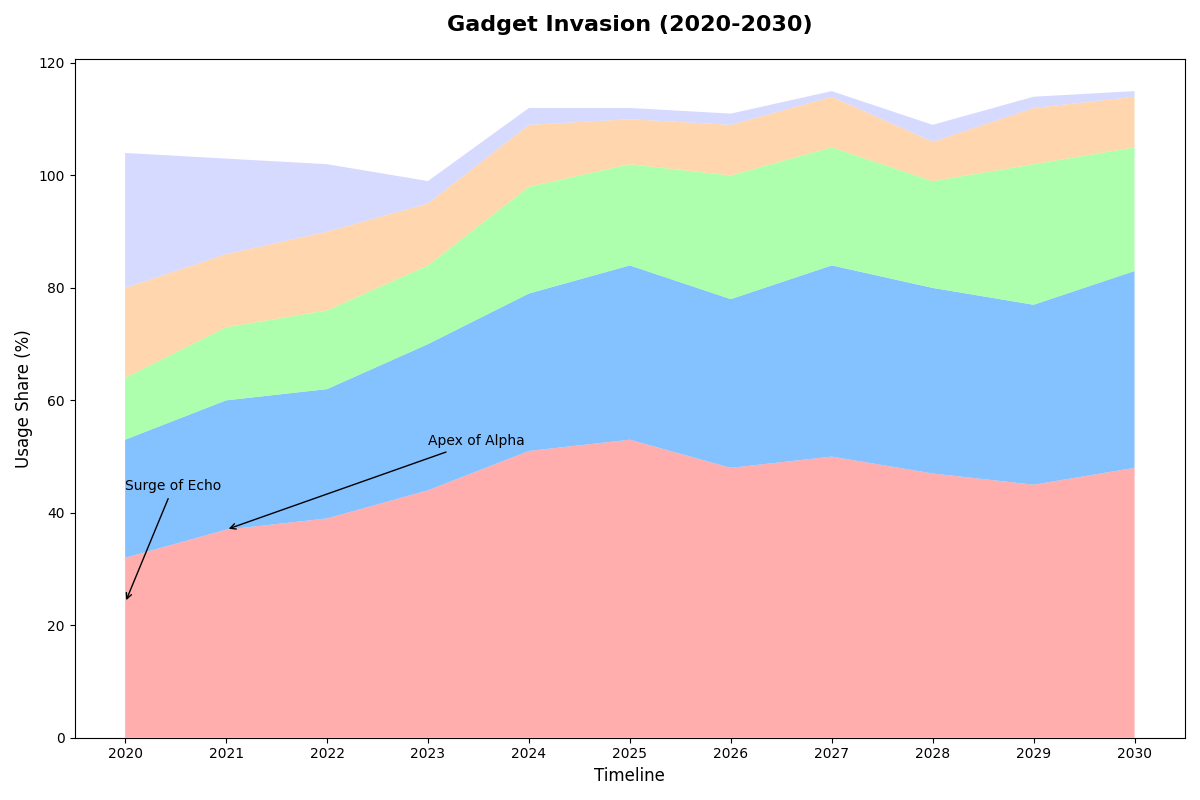

This chart was generated by the following Python code:
import numpy as np
import matplotlib.pyplot as plt

years = np.arange(2020, 2031)
brand_a = np.array([32, 37, 39, 44, 51, 53, 48, 50, 47, 45, 48])  # Manually altered values
brand_b = np.array([21, 23, 23, 26, 28, 31, 30, 34, 33, 32, 35])  # Manually altered values
brand_c = np.array([11, 13, 14, 14, 19, 18, 22, 21, 19, 25, 22])  # Manually altered values
brand_d = np.array([16, 13, 14, 11, 11, 8, 9, 9, 7, 10, 9])       # Manually altered values
brand_e = np.array([24, 17, 12, 4, 3, 2, 2, 1, 3, 2, 1])         # Manually altered values

data = np.vstack([brand_a, brand_b, brand_c, brand_d, brand_e])

fig, ax = plt.subplots(figsize=(12, 8))

ax.stackplot(years, data, colors=['#FF9999', '#66B2FF', '#99FF99', '#FFCC99', '#CCD1FF'], alpha=0.8)

ax.set_title('Gadget Invasion (2020-2030)', fontsize=16, fontweight='bold', pad=20)
ax.set_xlabel('Timeline', fontsize=12)
ax.set_ylabel('Usage Share (%)', fontsize=12)
ax.set_xticks(years)
ax.set_xticklabels(years)

ax.annotate('Apex of Alpha', xy=(2021, 37), xytext=(2023, 52),
             arrowprops=dict(facecolor='black', arrowstyle='->'), fontsize=10, color='black')
ax.annotate('Surge of Echo', xy=(2020, 24), xytext=(2020, 44),
             arrowprops=dict(facecolor='black', arrowstyle='->'), fontsize=10, color='black')

plt.tight_layout()
plt.show()
